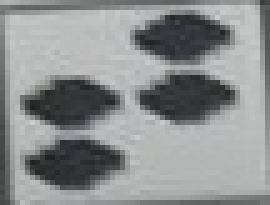
#> input picture detection/recognition_dataset_unorganized/a.2a335c16.jpg, 54 x 41 px, found by its file name (shown 5 times larger); its folder holds only this picture in this run
$ python augmentator.py
#> lines starting #> are read from the running program, lines starting #| are printed output that depends on the picture
#> further down, img is the input picture: shape (41, 54, 3); mean B, G, R 143.8, 143.5, 141.6
import os
import cv2
from collections import defaultdict
from uuid import uuid4

SOURCE_DIR = "detection/recognition_dataset_unorganized"
AUGMENTED_COUNT_PER_IMAGE = 2  # You can increase if needed
THRESHOLD = 20  # Classes with fewer than this count will be augmented

AUGMENTED_SUFFIXES = ["_aug1", "_aug2"]

def apply_augmentations(img):
    """Returns a list of augmented versions of the image."""
    aug1 = cv2.rotate(img, cv2.ROTATE_90_CLOCKWISE)
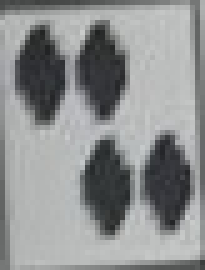
#> aug1: shape (54, 41, 3) (shown 5 times larger); mean B, G, R 143.8, 143.5, 141.6
    aug2 = cv2.convertScaleAbs(img, alpha=1.1, beta=30)  # Brightness/contrast boost
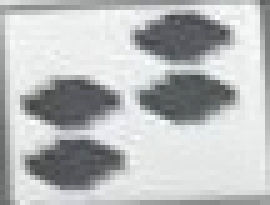
#> aug2: shape (41, 54, 3) (shown 5 times larger); mean B, G, R 188.2, 187.9, 185.7
    return [aug1, aug2]

# Step 1: Count occurrences of each class
class_counts = defaultdict(list)
for fname in os.listdir(SOURCE_DIR):
    if fname.endswith(".jpg") and "." in fname:
        label = fname.split(".")[0]
        class_counts[label].append(fname)

# Step 2: Augment rare classes
augmented = 0
for label, files in class_counts.items():
    if len(files) >= THRESHOLD:
        continue

    print(f"[Augmenting] Class '{label}' has only {len(files)} images.")

    for fname in files:
        path = os.path.join(SOURCE_DIR, fname)
        img = cv2.imread(path)
        if img is None:
            print(f"⚠ Could not read {path}")
            continue

        aug_imgs = apply_augmentations(img)
#> aug_imgs = 2 items
        for i, aug in enumerate(aug_imgs):
            new_fname = f"{label}.{str(uuid4()).split('-')[0]}{AUGMENTED_SUFFIXES[i]}.jpg"
            cv2.imwrite(os.path.join(SOURCE_DIR, new_fname), aug)
            augmented += 1
#> this loop made 2 passes
#> (new_fname, augmented) on passes 1 to 2: ('a.fd001cf5_aug1.jpg', 1), ('a.d0652a68_aug2.jpg', 2)
#> after the loop, augmented = 2

print(f"\n✅ Augmentation complete: {augmented} new images created.")
#| ✅ Augmentation complete: 2 new images created.
